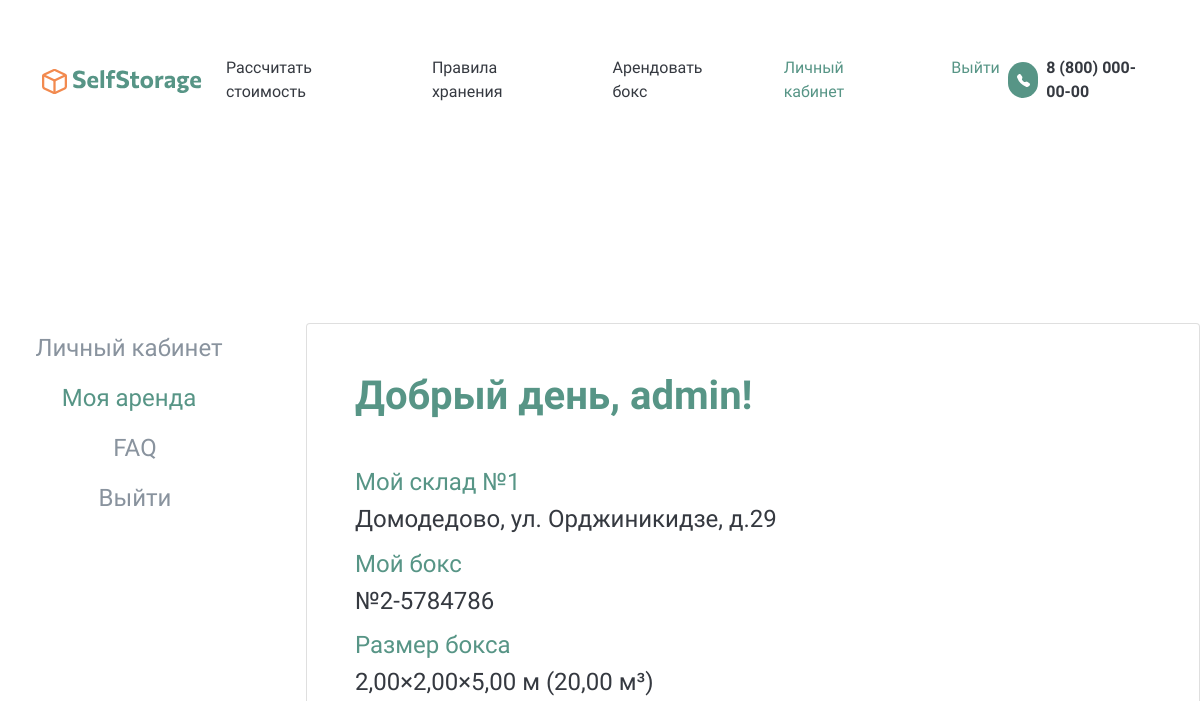
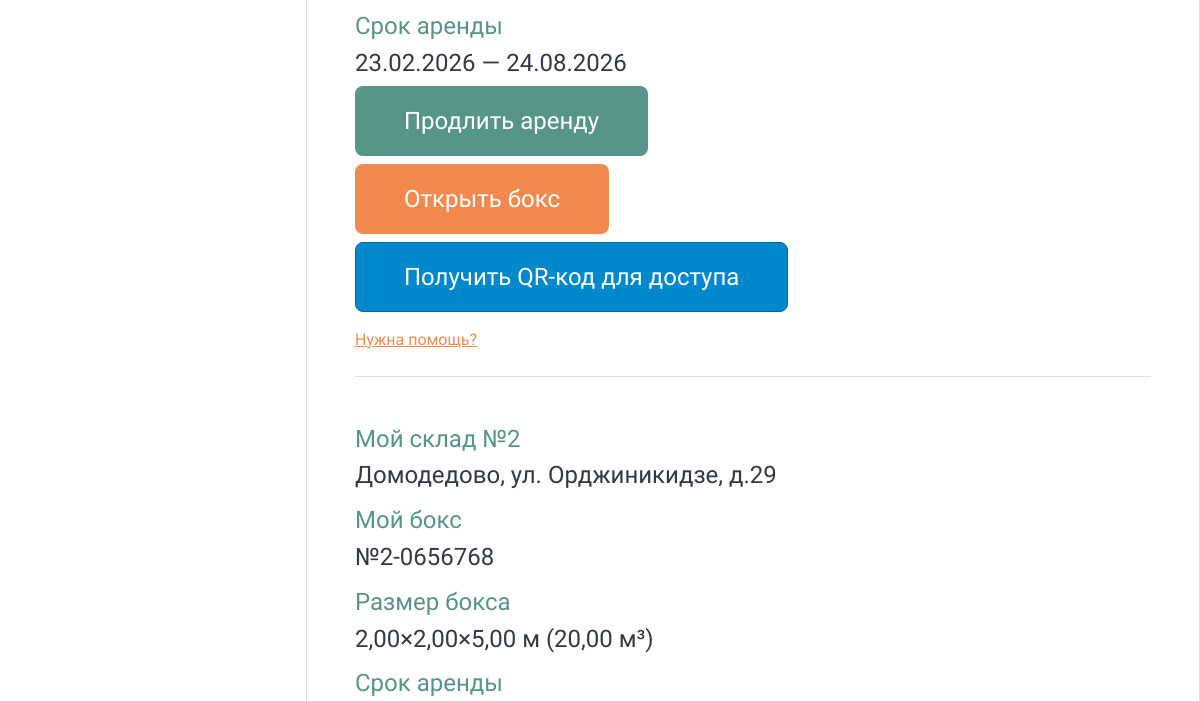
The page /my-rent/ (signed in, upper part) on the database as committed earlier (2 pictures, top to bottom).
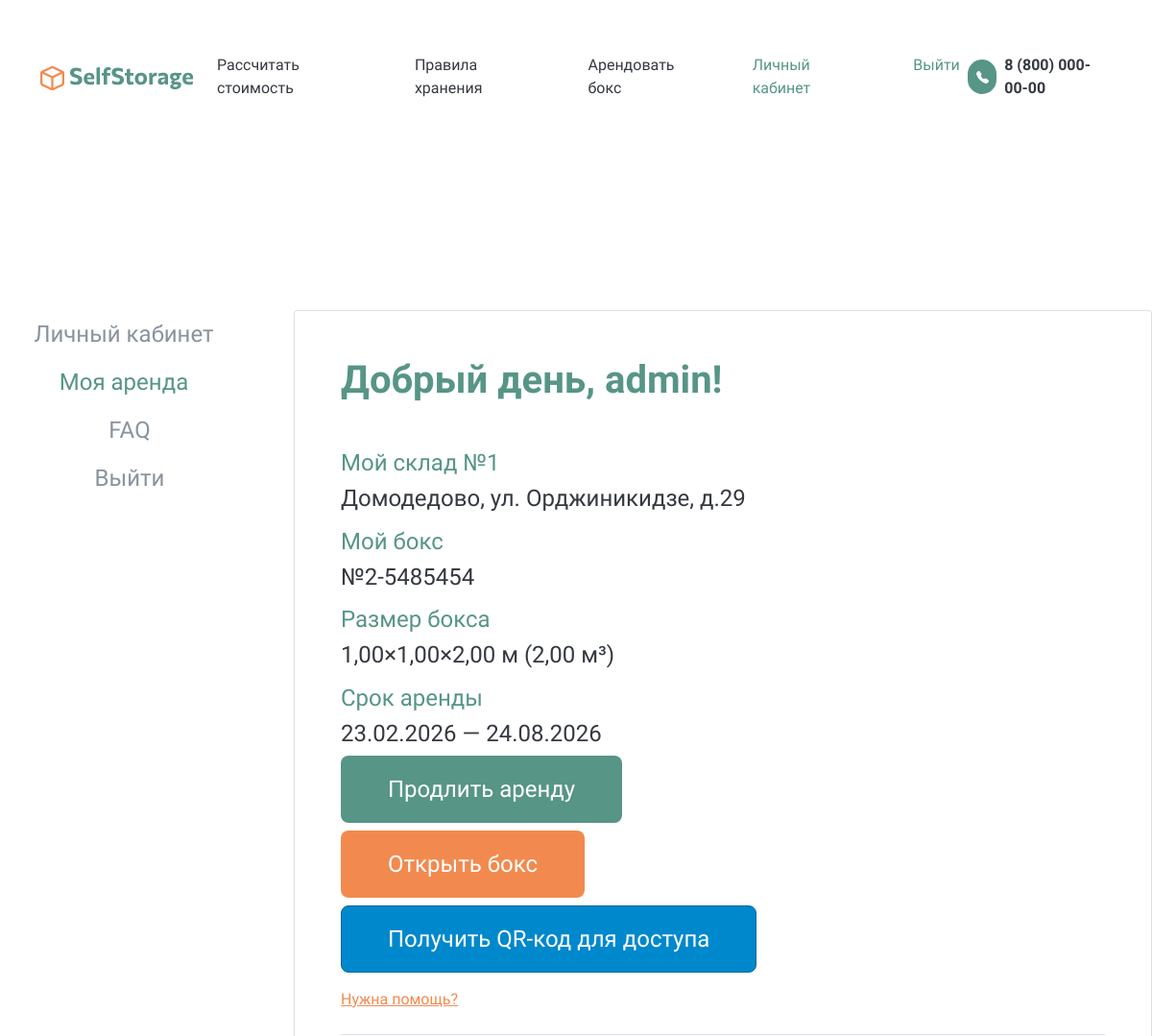
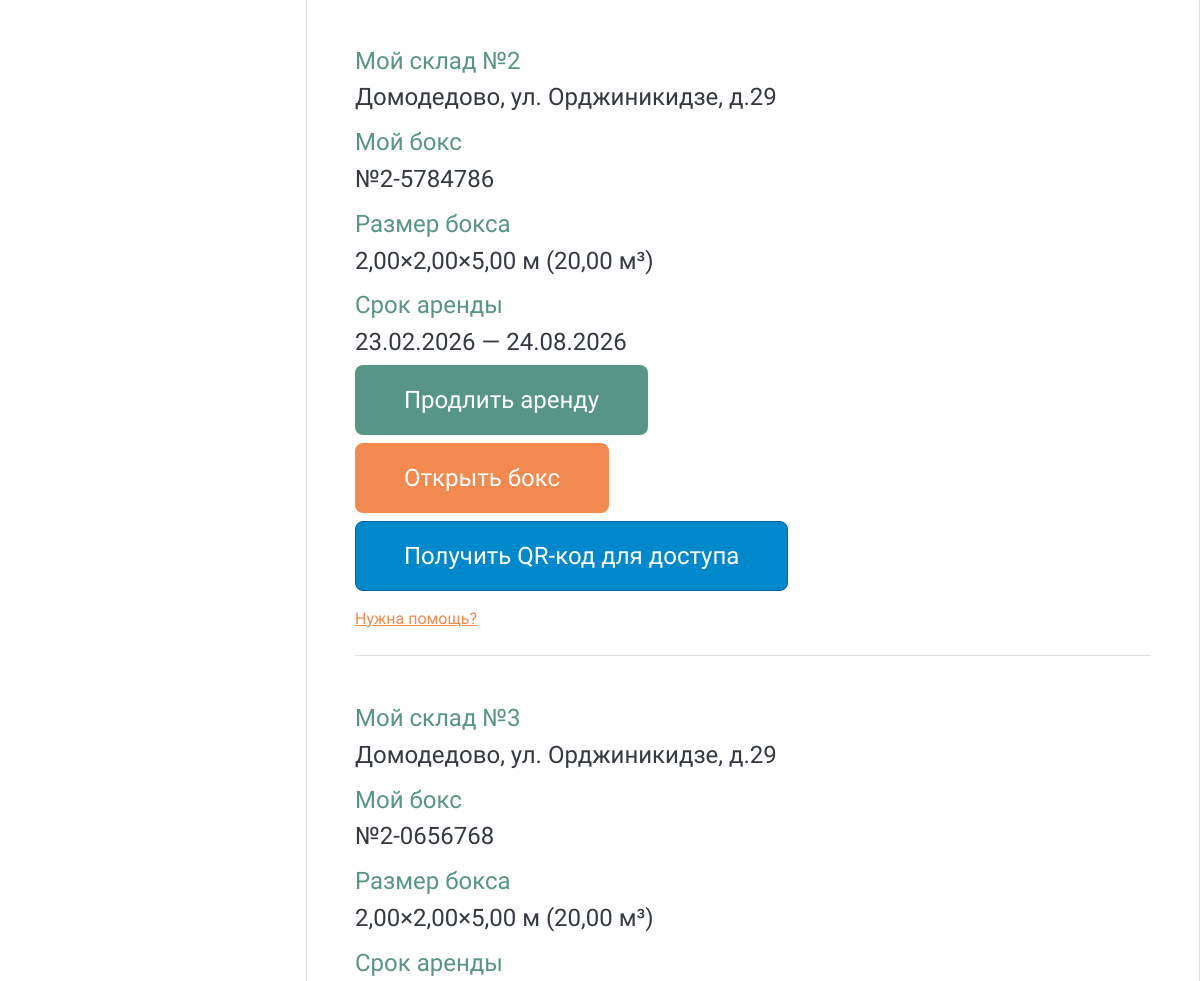
The same page on the database as committed later (2 pictures, top to bottom).
### storage/models.py (models this page shows, shortened)
class RentalAgreement(models.Model):
    STATUS_CHOICES = [
        ('active', 'Активен'),
        ('completed', 'Завершен'),
        ('cancelled', 'Отменен'),
        ('overdue', 'Просрочен')
    ]
    client = models.ForeignKey(
        Client,
        on_delete=models.CASCADE,
        related_name='agreements',
        verbose_name="Клиент"
    )
    warehouse = models.ForeignKey(
        Warehouse,
        on_delete=models.PROTECT,
        related_name='agreements',
        verbose_name="Склад"
    )
    boxes = models.ManyToManyField(
        Box,
        related_name='agreements',
        verbose_name="Арендуемые боксы",
        blank=True
    )
    start_date = models.DateField(
        verbose_name="Дата начала",
        default=date.today
    )
    end_date = models.DateField(
        verbose_name="Дата окончания",
        null=True,
        blank=True,
    )
    free_delivery = models.BooleanField(
        default=False,
        verbose_name="Бесплатный вывоз")
    status = models.CharField(
        max_length=20,
        choices=STATUS_CHOICES,
        default='active'
    )
    created_at = models.DateTimeField(
        auto_now_add=True,
        verbose_name="Дата создания"
    )
    reminder_30d_sent = models.BooleanField(
        default=False,
        verbose_name="Напоминание за 30 дней отправлено"
    )
    reminder_14d_sent = models.BooleanField(
        default=False,
        verbose_name="Напоминание за 14 дней отправлено"
    )
    reminder_7d_sent = models.BooleanField(
        default=False,
        verbose_name="Напоминание за 7 дней отправлено"
    )
    reminder_3d_sent = models.BooleanField(
        default=False,
        verbose_name="Напоминание за 3 дня отправлено"
    )
    overdue_notification_sent = models.BooleanField(
        default=False,
        verbose_name="Уведомление о просрочке отправлено"
    )
    last_overdue_reminder_sent = models.DateField(
        null=True,
        blank=True,
        verbose_name="Дата последнего напоминания о просрочке"
    )
    grace_period_notification_sent = models.BooleanField(
        default=False,
        verbose_name="Уведомление о льготном периоде отправлено"
    )
    promo_code = models.ForeignKey(
        PromoCode,
        on_delete=models.SET_NULL,
        null=True,
        blank=True,
        related_name='agreements',
        verbose_name="Примененный промокод"
    )
    class Meta:
        verbose_name = "Договор аренды"
        verbose_name_plural = "Договоры аренды"
        ordering = ['-created_at']
        constraints = [
            models.UniqueConstraint(
                fields=['client', 'promo_code'],
                name='unique_client_promo'
            )
        ]

class Warehouse(models.Model):
    town = models.CharField(max_length=255, verbose_name="Расположение")
    address = models.CharField(max_length=255, verbose_name="Адрес склада")
    description = models.TextField(verbose_name="Описание склада", blank=True)
    directions = models.TextField(verbose_name="Инструкция по проезду", blank=True)
    contacts = models.TextField(verbose_name="Контакты склада", blank=True)
    temperature = models.CharField(
        max_length=50,
        verbose_name="Температурный режим",
        default="17 °С",
        help_text="Например: 17 °С или 15-20 °С"
    )
    ceiling_height = models.DecimalField(
        max_digits=5,
        decimal_places=2,
        verbose_name="Высота потолка всего зала (м)"
    )
    class Meta:
        verbose_name = "Склад"
        verbose_name_plural = "Склады"
        ordering = ['town', 'address']
    def __str__(self):
        return f"{self.town}, {self.address}"

class Box(models.Model):
    STATUS_CHOICES = [
        ('free', 'Свободен'),
        ('occupied', 'Занят'),
        ('maintenance', 'На обслуживании'),
    ]
    box_type = models.ForeignKey(
        BoxType,
        on_delete=models.CASCADE,
        related_name='boxes',
        verbose_name="Тип бокса")
    number = models.CharField(max_length=10, verbose_name="Номер бокса")
    status = models.CharField(
        max_length=20,
        choices=STATUS_CHOICES,
        default='free',
        verbose_name="Статус"
    )
    current_agreement = models.ForeignKey(
        'RentalAgreement',
        on_delete=models.SET_NULL,
        null=True,
        blank=True,
        related_name='boxes_rented',
        verbose_name="Текущий договор"
    )
    class Meta:
        verbose_name = "Бокс"
        verbose_name_plural = "Боксы"
        ordering = ['number']
        unique_together = ('box_type', 'number')

class BoxType(models.Model):
    SIZE_CATEGORY_CHOICES = [
        ('small', 'До 3м³'),
        ('medium', 'До 10м³'),
        ('large', 'Свыше 10м³'),
    ]
    warehouse = models.ForeignKey(
        Warehouse,
        on_delete=models.CASCADE,
        related_name='box_types',
        verbose_name='Склад'
    )
    length = models.DecimalField(
        max_digits=5,
        decimal_places=2,
        verbose_name="Длина (м)",
        validators=[MinValueValidator(0.1)]
    )
    width = models.DecimalField(
        max_digits=5,
        decimal_places=2,
        verbose_name="Ширина (м)",
        validators=[MinValueValidator(0.1)]
    )
    height = models.DecimalField(
        max_digits=5,
        decimal_places=2,
        verbose_name="Высота (м)",
        validators=[MinValueValidator(0.1)]
    )
    volume = models.DecimalField(
        max_digits=6,
        decimal_places=2,
        verbose_name="Объем (м³)",
        editable=False
    )
    category = models.CharField(
        max_length=10,
        choices=SIZE_CATEGORY_CHOICES,
        verbose_name="Категория объема",
        editable=False
    )
    price = models.DecimalField(
        max_digits=10,
        decimal_places=2,
        verbose_name="Стоимость аренды (руб/мес)",
        validators=[MinValueValidator(0)]
    )
    total_count = models.PositiveIntegerField(default=0)
    occupied_count = models.PositiveIntegerField(default=0)
    class Meta:
        verbose_name = "Тип бокса"
        verbose_name_plural = "Типы боксов"
        ordering = ['volume']

### users/views.py (the view)
# urls.py: path('my-rent/', views.my_rent_view, name='my_rent'),
@login_required
def my_rent_view(request):
    from storage.models import RentalAgreement, Client
    client, created = Client.objects.get_or_create(
        user=request.user,
        defaults={
            'full_name': f"{request.user.first_name} {request.user.last_name}".strip() or request.user.username,
            'email': request.user.email,
            'phone': getattr(request.user.profile, 'phone', ''),
            'address': getattr(request.user.profile, 'address', '')
        }
    )
    active_rentals = RentalAgreement.objects.filter(
        client=client
    ).exclude(status__in=['completed', 'cancelled']).select_related('warehouse').prefetch_related('boxes', 'boxes__box_type')
    if active_rentals.exists():
        return render(request, 'my-rent.html', {
            'rentals': active_rentals,
            'user': request.user,
            'profile': request.user.profile
        })
    return render(request, 'my-rent-empty.html', {
        'user': request.user,
        'profile': request.user.profile
    })

### templates/my-rent.html (shortened to what this page needs)
{% extends 'base.html' %}
{% load static %}
{% block content %}
<div class="row mt-header">
    <div class="col-lg-3 d-flex flex-column nav nav-pills">
        <a href="{% url 'cabinet' %}"
           class="ps-0 btn bg-white fs_24 shadow-none SelfStorage_grey SelfStorage_tab">
            Личный кабинет
        </a>
        <a href="{% url 'my_rent' %}"
           class="ps-0 btn bg-white fs_24 shadow-none SelfStorage_orange SelfStorage_tab active">
            Моя аренда
        </a>
        <a href="{% url 'faq' %}"
           class="btn fs_24 shadow-none text-decoration-none SelfStorage_grey SelfStorage_tab">
            FAQ
        </a>
        <a href="{% url 'logout' %}"
           class="btn fs_24 shadow-none text-decoration-none SelfStorage_grey SelfStorage_tab">
            Выйти
        </a>
    </div>
    <div class="col-lg-9">
        <div class="card p-5">
            <h1 class="fw-bold SelfStorage_green mb-5">
                Добрый день, {{ user.first_name|default:user.username }}!
            </h1>
            {% for rental in rentals %}
            <div class="mb-5 pb-4 border-bottom">
                <h4 class="SelfStorage_green">Мой склад №{{ forloop.counter }}</h4>
                <h4>{{ rental.warehouse }}</h4>
                <h4 class="SelfStorage_green mt-3">Мой бокс</h4>
                <h4>
                    {% for box in rental.boxes.all %}
                        №{{ box.number }}{% if not forloop.last %}, {% endif %}
                    {% empty %}
                        Ожидает назначения
                    {% endfor %}
                </h4>
                <h4 class="SelfStorage_green mt-3">Размер бокса</h4>
                <h4>
                    {% for box in rental.boxes.all %}
                        {% if box.box_type %}
                            {{ box.box_type.length }}×{{ box.box_type.width }}×{{ box.box_type.height }} м
                            ({{ box.box_type.volume }} м³)
                        {% else %}
                            Не указан
                        {% endif %}
                    {% empty %}
                        —
                    {% endfor %}
                </h4>
                <h4 class="SelfStorage_green mt-3">Срок аренды</h4>
                <h4>{{ rental.start_date|date:"d.m.Y" }} — {{ rental.end_date|date:"d.m.Y"|default:"Не ограничен" }}</h4>
                <div class="mb-2">
                    <a href="{% url 'extend_rent' rental.id %}"
                    class="btn fs_24 px-5 py-3 text-white border-8 SelfStorage__bg_green SelfStorage__btn2_green">
                        Продлить аренду
                    </a>
                </div>
                <div class="mb-2">
                    <a href="{% url 'open_box' rental.id %}"
                    class="btn fs_24 px-5 py-3 text-white border-8 SelfStorage__bg_orange SelfStorage__btn2_orange">
                        Открыть бокс
                    </a>
                </div>
               <div class="mt-2">
                    <a href="{% url 'request_qr' rental.id %}"
                    class="btn fs_24 px-5 py-3 text-white border-8 SelfStorage__bg_blue SelfStorage__btn2_blue mb-3">
                        Получить QR-код для доступа
                    </a>
                </div>
                <a href="{% url 'faq' %}" class="SelfStorage_orange">Нужна помощь?</a>
            </div>
            {% endfor %}
        </div>
    </div>
</div>
{% endblock %}

Rows that differ between the two databases and show on the page:
added RentalAgreement: warehouse "Домодедово, ул. Орджиникидзе, д.29", start_date "23.02.2026", end_date "24.08.2026"
now on this page (row edited): Box: number "2-5485454", box_type.length "1,00", box_type.width "1,00", box_type.height "2,00", box_type.volume "2,00"
